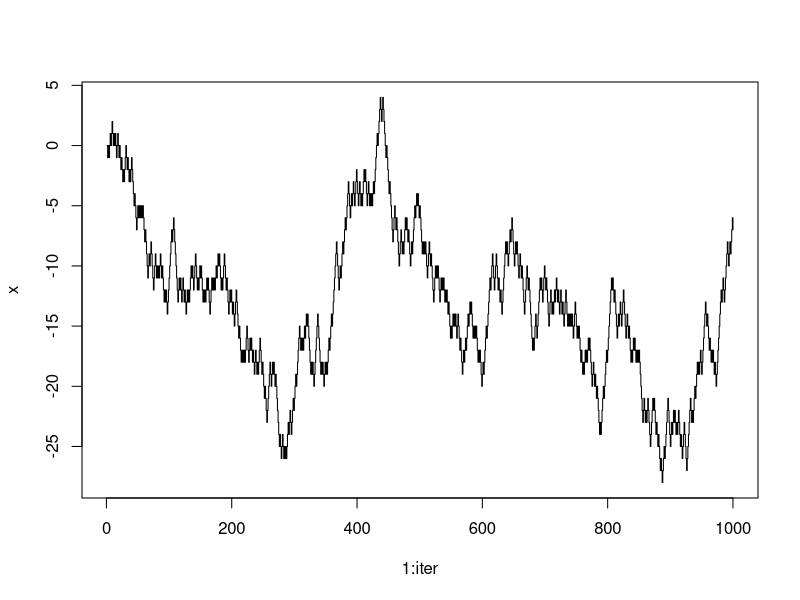
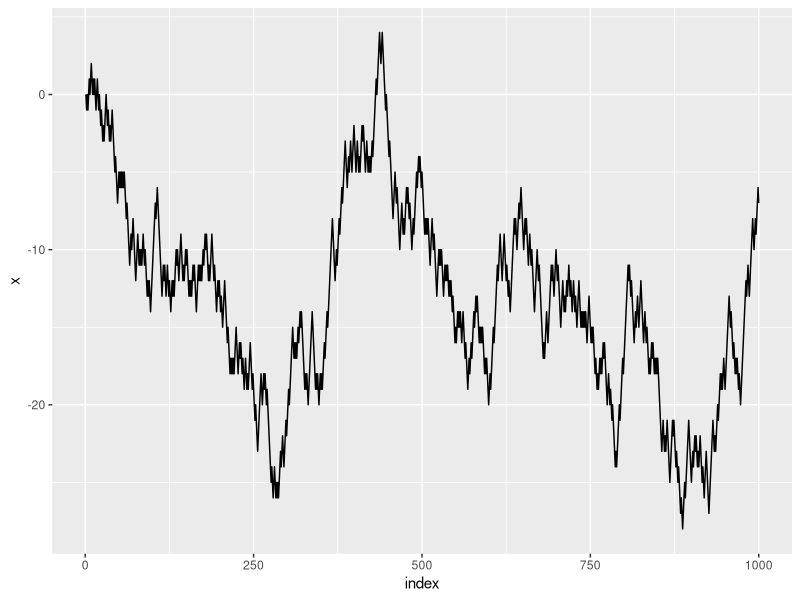
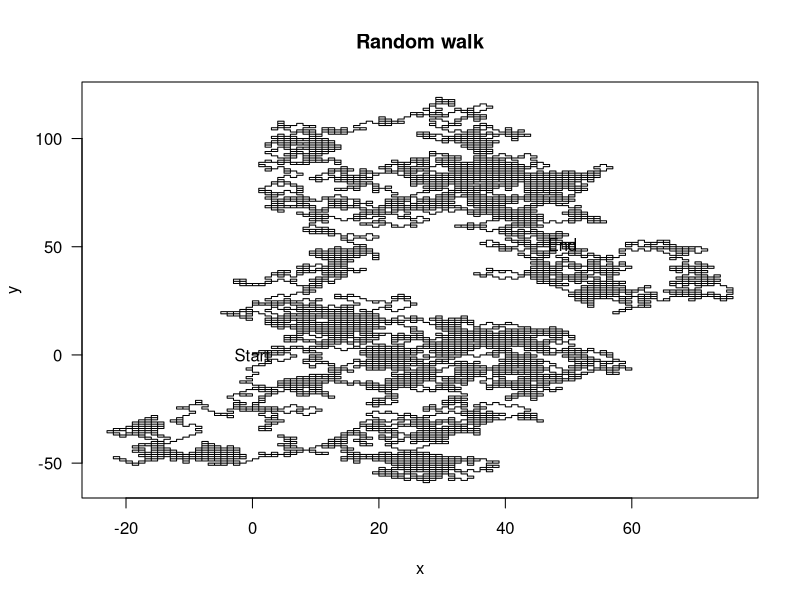
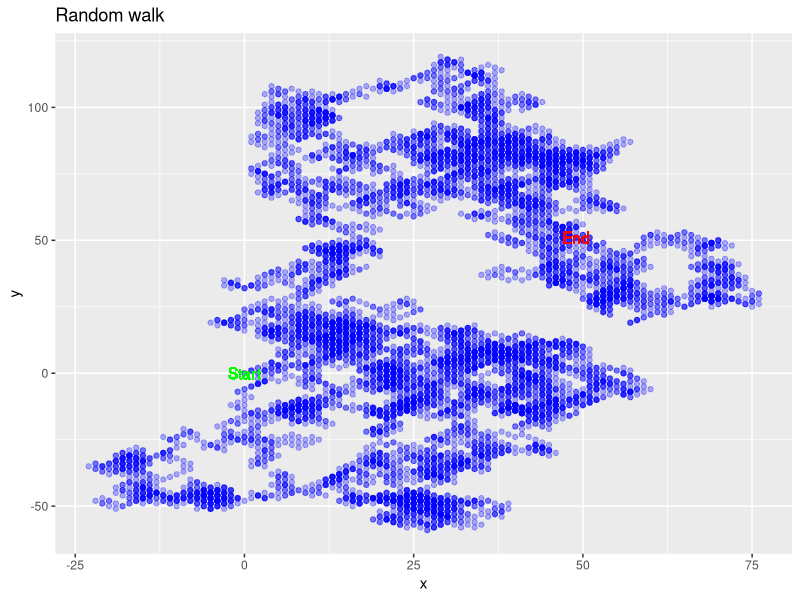
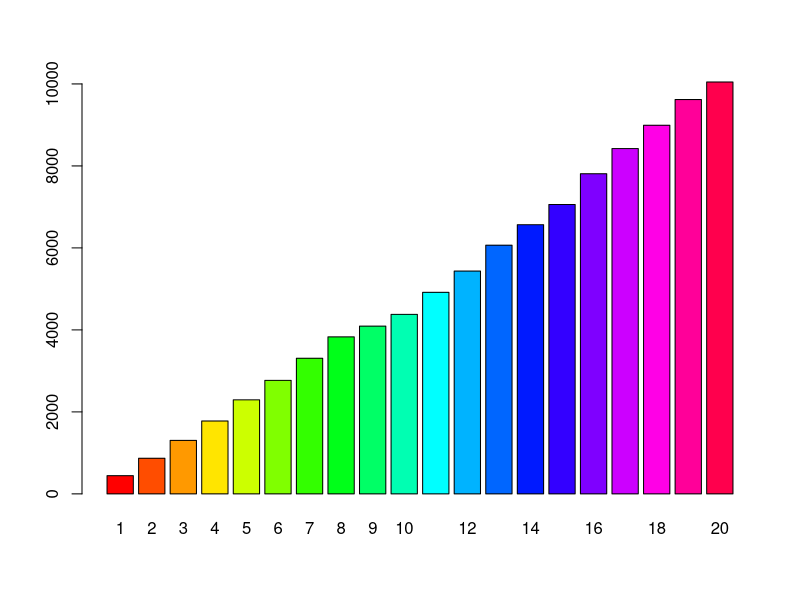
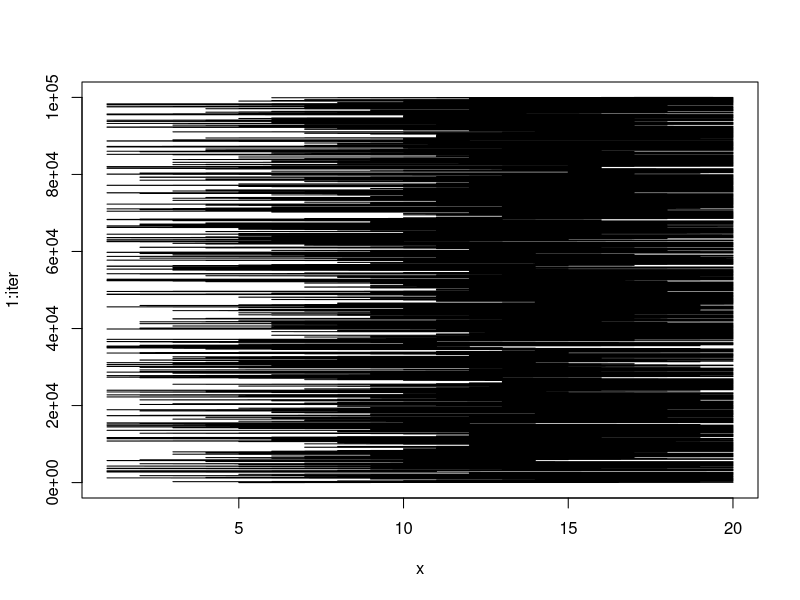
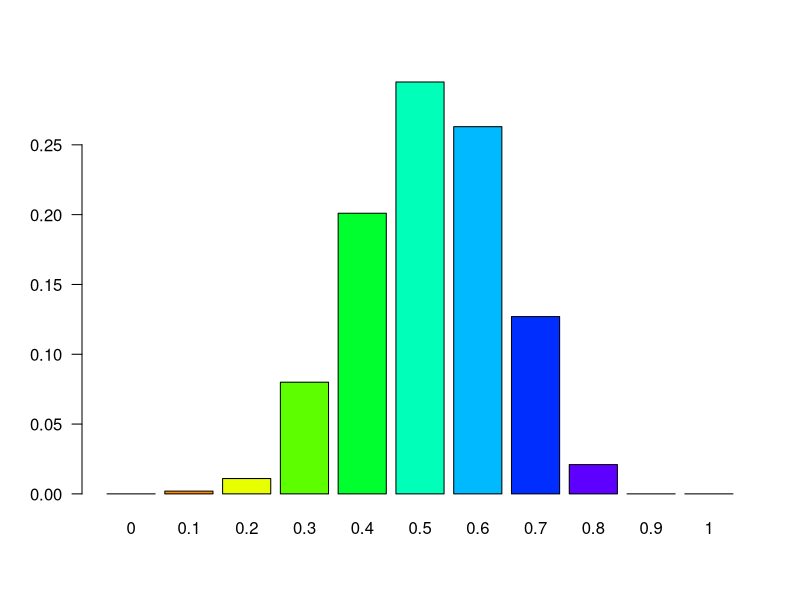
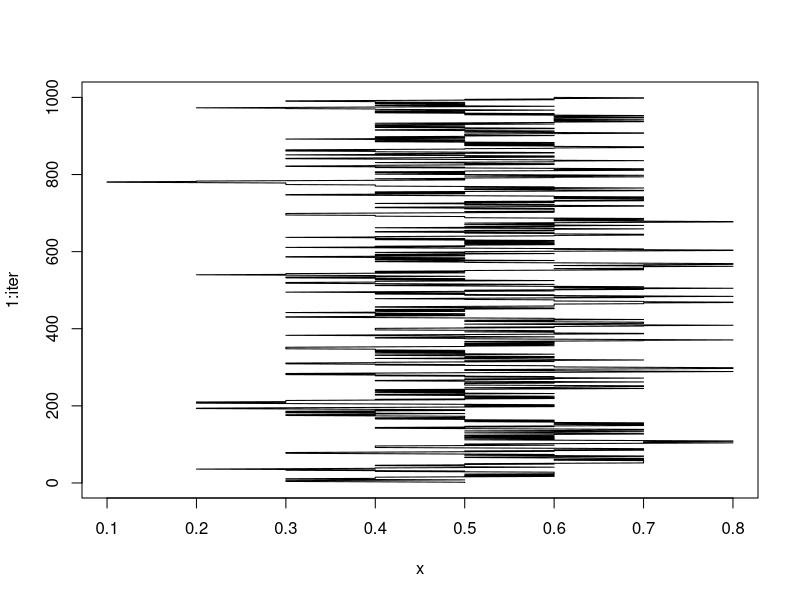

Recreate these plots in R, in order. (Note: this script raises an error after producing the figures.)
# Random walk
# 
myrwalk = function(x0=5, iter = 1000, p=0.5) 
{
  if(!require(ggplot2)) {install.packages(ggplot2)}
  graphics.off()
  x = c()
  x[1] = x0
  mat = matrix(sample(c(-1,1),size = iter, prob = c(p,1-p), replace = TRUE), nr = iter, nc=1, byrow = TRUE)
  for ( i in 2:iter)
  {
   x[i] = x[i-1] + mat[i,1]
    
  }
  x
  df = data.frame(index = 1:iter, x = x)
  
  dev.new(noRStudioGD = TRUE)
  
 plot(1:iter, x, type = "s")
 
 dev.new(noRStudioGD = TRUE)
 
 g = ggplot(df, aes(x = index, y = x )) + geom_line()
 
 print(g)
 write.csv(df, "df.csv", row.names=FALSE)
 list(x=x, x0 = x0, mat = mat, mean = mean(x))
}
obj = myrwalk(x0=0,iter =1000, p=0.5)



#######################################
#######################################
#######################################

myrwalk2 = function(x0=0, y0=0, iter = 1000, px=0.5, py=0.5) 
{
  if(!require(ggplot2)) {install.packages(ggplot2)}
  graphics.off()
  x = c()
  y = c()
  x[1] = x0
  y[1] = y0
  
  xr = sample(c(-1,1),size = iter, prob = c(px,1-px), replace = TRUE)
  yr = sample(c(-1,1),size = iter, prob = c(py,1-py), replace = TRUE)
  
  mat = matrix(c(xr,yr), nr = iter, nc=2, byrow = TRUE)
  for ( i in 2:iter)
  {
    x[i] = x[i-1] + mat[i,1]
    y[i] = y[i-1] + mat[i,2]
  }
  x
  df = data.frame( x = x, y = y)
  
  dev.new(noRStudioGD = TRUE)
  
  plot( x, y,type = "s", main = "Random walk", las =1)
  text(x0,y0, "Start")
  text(x[iter], y[iter], "End")
  
  dev.new(noRStudioGD = TRUE)
  
  g = ggplot(df, aes(x = x, y = y )) + geom_point(alpha=0.3, color = "Blue")
  g = g + geom_text(aes(x = x0,y = y0, label = "Start"), color = "Green") + geom_text(aes(x = x[iter],y = y[iter], label = "End"), color = "Red")
  g = g + ggtitle("Random walk")
  print(g)
  write.csv(df, "df.csv", row.names=FALSE)
  list(df = df, x0 = x0, y0=y0, mat = mat)
}
obj = myrwalk2(iter =10000)


###########################################
###########################################
###########################################
###########################################
###########################################
# Random walk Island problem FROM JK
# 
myrwmcmc = function( x0=5,iter = 1000,   h = 1:9, p = 0.5) 
{
  graphics.off()
  library(ggplot2)
  hmin = min(h)
  hmax = max(h)
  
  x = c()
  x[1] = x0
  for( i in 2:iter)
  {
    xprop = sample(c(-1,1), size = 1, prob = c(p,1-p), replace = TRUE)
    x[i] = x[i-1] +xprop
    if(x[i]< hmin | x[i]> hmax) {alpha <- 0} else{ alpha <- min(1, h[x[i]]/h[x[i-1]])}
    if(runif(1,0,1)<= alpha ) 
      {
      x[i] <- x[i]
    }
    else
      {
      x[i]<-x[i-1]
    }
  }
  windows()
  barplot(table(factor(x)),col = rainbow(length(h)))
  windows()
  plot(x,1:iter, type = "l")
  df = data.frame(x = x, y = 1:iter  )
  
  list(x=x)
}

myrwmcmc(iter = 100000, h = c(1:20))


## more general MCMC random walk
## must be discrete values and  xo in the domain of xd

myrwmcmcg = function( xd = 1:10, x0=5, iter = 1000, h = function(x) x, p = 0.5) 
{
  graphics.off()
  library(ggplot2)
  

  
  dmin = min(xd)
  dmax = max(xd)
  delta = dmax - xd[length(xd)-1]
  
  x = c()
  x[1] = x0
  for( i in 2:iter)
  {
    xprop = sample(c(-delta,delta), size = 1, prob = c(p,1-p), replace = TRUE)
    x[i] = x[i-1] +xprop
    if(x[i]< dmin | x[i]> dmax) {alpha <- 0} else{ alpha <- min(1, h(x[i])/h(x[i-1]))}
    if(runif(1,0,1)<= alpha ) 
    {
      x[i] <- x[i]
    }
    else
    {
      x[i]<-x[i-1]
    }
  }
  windows()
  barplot(table(factor(x, levels = xd))/iter,col = rainbow(length(xd)),las = 1)
  
  windows()
  plot(x,1:iter, type = "l")
  df = data.frame(x = x, y = 1:iter  )
  windows()
  g = ggplot(df, aes(x=x, fill = I("Blue"))) + geom_bar(color = I("Red"))
  print(g)
  list(x=x)
}

obj = myrwmcmcg(xd = seq(0,1,by = 0.1),iter = 1000,x0=0.5,h = function(x) dbeta(x,3,1)*dbinom(4,size=10,prob=x)) 
hist(obj$x, breaks = seq(0,1,by = 0.1),freq=FALSE )


## Bayes box

bbox=function(theta,prior,lik){  # Three vectors
  
  post=prior*lik/sum(prior*lik) # post by discrete Bayes
  
  # tmp (temp) contains the matrix which will be the Bbox
  tmp=matrix(c(theta,prior,lik,prior*lik,post),nr=length(prior),nc=5,byrow=FALSE)
  colnames(tmp)=c("theta","prior","lik","prior*lik","post")
  lr=c(NA,sum(prior),NA ,sum(prior*lik),sum(post)) # a last row of NA's and sums
  tmp=rbind(tmp,lr) # bind it to the existing matrix
  # Make a window for graphics
  if(.Platform$OS.type == "windows") { 
    windows()
  } else {
    quartz()
  }
  
  # plot prior posyt and lik
  plot(theta,post,type="b",lwd=2,pch=19,main="Bayes box",ylim=c(0,max(prior,lik,post)),col="Red")
  lines(theta,lik,type="b",lwd=2,col="Blue")
  lines(theta,prior,type="b",lwd=2,col="black")
  legend("topleft",legend=c("Prior","Posterior","Likelihood"),fill=c("black","red","blue"))
  
  # the last tmp will release the matrix to the command line.
  tmp
}
### End of function

theta=seq(0,1,length=10)
theta
prior=rep(1,10)/10
#prior=c(0,rep(1,8),0)/8
#prior=c(0,rep(1,6),0,0,0)/6
prior
lik=dbinom(x=3,prob=theta,size=10)  # binomial likelihood
bbox(theta,prior,lik)    # invoke the function 

# This function does a little more -- ignore for now 
# You could run it and see what it does (extra for experts)

mybboxp = function(n,x,theta,prior) # incomplete
{
  graphics.off()
  lik = dbinom(x=x,size=n,prob=theta) #f(x|theta)
  h = prior * lik
  post = h/sum(h) # Bayes rule
  hh = post * lik
  tab = matrix(c(theta, prior, lik, h, post, hh), nc=6, byrow = FALSE) # by column
  colnames(tab) = c("theta", "prior", "lik", "h","post", "hh")
  tabf = rbind(tab, c(NA,sum(prior),NA, sum(h),sum(post), sum(hh)))
  
  tabr = round(tabf,4) # tabr = rounded table 
  
  tabdf = as.data.frame(tab)
  
  dev.new(noRStudioGD = TRUE)
  plot(post ~ theta, type = "b", 
       xlab = expression(theta), 
       ylab = "Probability", 
       ylim = c(0, max(c(post, prior, lik))),
       col = "Blue", lwd=3,
       data = tabdf)
  lines( prior ~ theta , data = tabdf, type = "b", col = "Red", lwd = 3)
  lines (lik ~ theta, data = tabdf, type = "b", col = "Green", lwd = 3)
  legtxt = c("prior", "post", "lik",paste("prior pred. = ", round(sum(h),4)), 
             paste( "post pred.= ", round(sum(hh),4)))
  legend("topright", legend = legtxt, 
         col = c("Red", "Blue", "Green", NA, NA), 
         lwd = c(3,3,3,3,3))
  title("Prior, Likelihood and Posterior Compared")
  #text(locator(1), paste("Prior predictive is ", round(sum(h),4)))
  list(tabr = tabr, tabdf = tabdf, priorpred = sum(h), postpred = sum(hh)) # release to commandline
}

obj = mybboxp(n=10,x=4, theta = seq(0,1,by=0.1), prior = rep(1,11)/11)

obj = mybbox(n=10,x=4, theta = seq(0,1,length=100), prior = rep(1,100)/100)
obj





